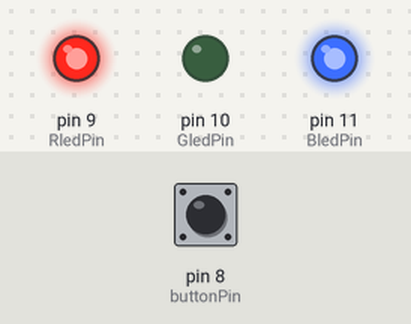
A sketch run on a simulated Arduino Uno, built with avr-gcc and run on an emulated ATmega328P. On the bench: output pins drawn as LEDs (lit = HIGH). The test bench sets the inputs (shaded band); at power-on: pin 8 (buttonPin) HIGH.

Above: at 1.2 s.
1.3 s: pin 8 (buttonPin) pulled LOW for 0.15 s
At 1.9 s:
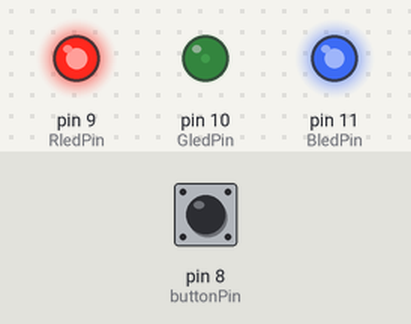
4.4 s: pin 8 (buttonPin) pulled LOW for 1 s
At 5.5 s:
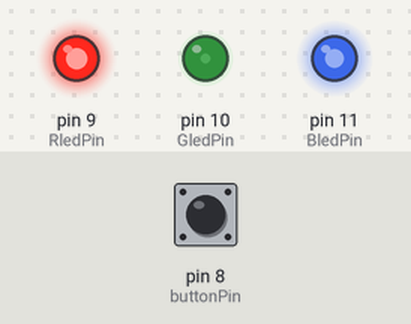
8.4 s: pin 8 (buttonPin) pulled LOW for 0.15 s
At 9.7 s:
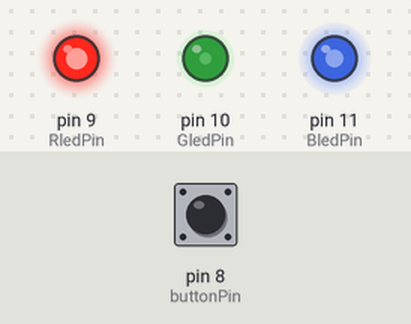
11.5 s: pin 8 (buttonPin) pulsed LOW 2 times (0.12 s each, 0.3 s apart)
At 12.3 s:
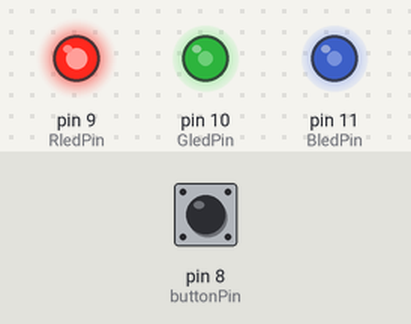
13.6 s: pin 8 (buttonPin) pulled LOW for 3.2 s
19.8 s: pin 8 (buttonPin) pulsed LOW 5 times (0.12 s each, 0.3 s apart)
Timing chart, 0 to 36.5 s (numbered marks = the images above; inputs shaded):
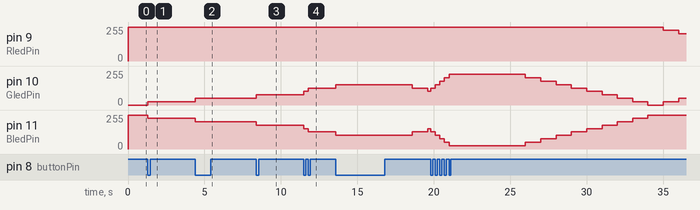

The sketch:

Arduino_Week_4_double_click_button.ino
```cpp
// === Pin Definitions ===
const int RledPin = 9;
const int GledPin = 10;
const int BledPin = 11;
const int buttonPin = 8;

// === Mood Variables ===
int mood = 0;
const int neutralMood = 10;
int buttonState = 0;
bool ButtonPressed = false;

// === Timers ===
unsigned long reducedTimer = 0;
unsigned long touchedTimer = 0;

const long unTouchInterval = 5000;   // 5 seconds before mood drops
const long reducedInterval = 1000;   // Mood decreases every 1s after untouched

void setup() {
  pinMode(buttonPin, INPUT_PULLUP);  // Using internal pull-up resistor
  pinMode(RledPin, OUTPUT);
  pinMode(GledPin, OUTPUT);
  pinMode(BledPin, OUTPUT);

  mood = neutralMood;  // Start at neutral mood (10)
}

void loop() {
  showLEDState(mood);  // Update LED color based on current mood

  buttonState = digitalRead(buttonPin);

  // Button Press Detected (active LOW)
  if (buttonState == LOW && !ButtonPressed) {
    mood++;
    if (mood > 20) mood = 20;  // Limit to max mood
    touchedTimer = millis();   // Reset touch timer
    ButtonPressed = true;
  }

  // Button Released
  if (buttonState == HIGH && ButtonPressed) {
    ButtonPressed = false;
  }

  unsigned long currentTimer = millis();

  // If not touched for >5s, decrease mood every second
  if (currentTimer - touchedTimer > unTouchInterval) {
    if (currentTimer - reducedTimer > reducedInterval) {
      mood--;
      if (mood < 0) mood = 0;  // Don't go below 0
      reducedTimer = currentTimer;
    }
  }
}

void showLEDState(int mood) {
  int redValue = 0;
  int greenValue = 0;
  int blueValue = 0;

  if (mood <= 10) {
    // Transition from RED to GREEN (0 to 10)
    redValue = map(mood, 0, 10, 255, 0);
    greenValue = map(mood, 0, 10, 0, 255);
    blueValue = 0;
  } else {
    // Transition from GREEN to BLUE (10 to 20)
    redValue = 0;
    greenValue = map(mood, 10, 20, 255, 0);
    blueValue = map(mood, 10, 20, 0, 255);
  }

  // Invert for COMMON ANODE RGB LED
  analogWrite(RledPin, 255 - redValue);
  analogWrite(GledPin, 255 - greenValue);
  analogWrite(BledPin, 255 - blueValue);
}
```

Measured:
- after the input at 1.3 s, pin 10 (GledPin): 0/255 → 25/255 at once; pin 11 (BledPin): 255/255 → 230/255 at once
- after the input at 4.4 s, pin 9 (RledPin): stays 255/255 (without the input it goes to 229/255 after 2.9 s); pin 11 (BledPin): 230/255 → 204/255 at once
- after the input at 8.4 s, pin 9 (RledPin): stays 255/255 (without the input it goes to 229/255 after 3.0 s)
- after the input at 11.5 s, pin 10 (GledPin): 76/255 → 102/255 at once, → 127/255 0.30 s later; pin 11 (BledPin): 179/255 → 153/255 at once, → 128/255 0.30 s later
